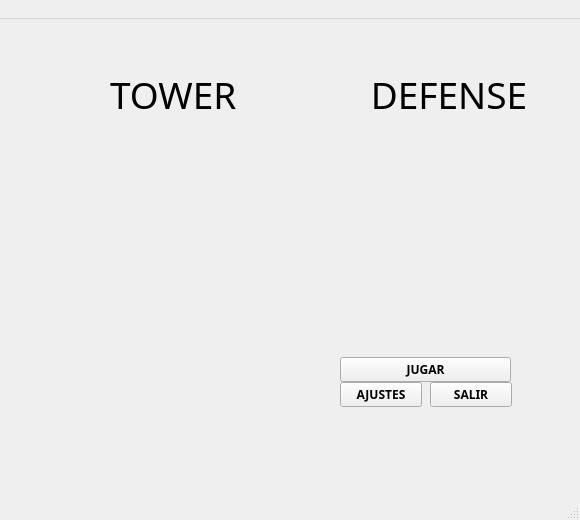
<?xml version="1.0" encoding="UTF-8"?>
<ui version="4.0">
 <class>TowerDefenseMainMenu</class>
 <widget class="QMainWindow" name="TowerDefenseMainMenu">
  <property name="geometry">
   <rect>
    <x>0</x>
    <y>0</y>
    <width>580</width>
    <height>520</height>
   </rect>
  </property>
  <property name="windowTitle">
   <string>MainWindow</string>
  </property>
  <widget class="QWidget" name="centralwidget">
   <widget class="QLabel" name="fondoprincipal">
    <property name="geometry">
     <rect>
      <x>-4</x>
      <y>-8</y>
      <width>581</width>
      <height>481</height>
     </rect>
    </property>
    <property name="styleSheet">
     <string notr="true">background-image: url(:/images/main_background.jpg);</string>
    </property>
    <property name="text">
     <string/>
    </property>
   </widget>
   <widget class="QWidget" name="horizontalLayoutWidget_2">
    <property name="geometry">
     <rect>
      <x>340</x>
      <y>360</y>
      <width>82</width>
      <height>31</height>
     </rect>
    </property>
    <layout class="QHBoxLayout" name="horizontalLayout_2">
     <item>
      <widget class="QPushButton" name="ajustes_button">
       <property name="font">
        <font>
         <family>Century Gothic</family>
         <weight>75</weight>
         <bold>true</bold>
        </font>
       </property>
       <property name="text">
        <string>AJUSTES</string>
       </property>
      </widget>
     </item>
    </layout>
   </widget>
   <widget class="QWidget" name="horizontalLayoutWidget_4">
    <property name="geometry">
     <rect>
      <x>430</x>
      <y>360</y>
      <width>82</width>
      <height>31</height>
     </rect>
    </property>
    <layout class="QHBoxLayout" name="horizontalLayout_4">
     <item>
      <widget class="QPushButton" name="salir_button">
       <property name="font">
        <font>
         <family>Century Gothic</family>
         <weight>75</weight>
         <bold>true</bold>
        </font>
       </property>
       <property name="text">
        <string>SALIR</string>
       </property>
      </widget>
     </item>
    </layout>
   </widget>
   <widget class="QWidget" name="horizontalLayoutWidget_5">
    <property name="geometry">
     <rect>
      <x>340</x>
      <y>330</y>
      <width>171</width>
      <height>41</height>
     </rect>
    </property>
    <layout class="QHBoxLayout" name="horizontalLayout_5">
     <item>
      <widget class="QPushButton" name="jugar_button">
       <property name="font">
        <font>
         <family>Century Gothic</family>
         <weight>75</weight>
         <bold>true</bold>
        </font>
       </property>
       <property name="text">
        <string>JUGAR</string>
       </property>
      </widget>
     </item>
    </layout>
   </widget>
   <widget class="QLabel" name="tituloprincipal">
    <property name="geometry">
     <rect>
      <x>110</x>
      <y>40</y>
      <width>421</width>
      <height>71</height>
     </rect>
    </property>
    <property name="font">
     <font>
      <family>Algerian</family>
      <pointsize>28</pointsize>
     </font>
    </property>
    <property name="frameShadow">
     <enum>QFrame::Sunken</enum>
    </property>
    <property name="lineWidth">
     <number>1</number>
    </property>
    <property name="text">
     <string>TOWER              DEFENSE</string>
    </property>
    <property name="textFormat">
     <enum>Qt::PlainText</enum>
    </property>
   </widget>
   <widget class="QLabel" name="logo_espadas">
    <property name="geometry">
     <rect>
      <x>230</x>
      <y>10</y>
      <width>131</width>
      <height>131</height>
     </rect>
    </property>
    <property name="styleSheet">
     <string notr="true">background-image: url(:/images/swords.png);</string>
    </property>
    <property name="text">
     <string/>
    </property>
   </widget>
   <zorder>fondoprincipal</zorder>
   <zorder>horizontalLayoutWidget_2</zorder>
   <zorder>horizontalLayoutWidget_4</zorder>
   <zorder>horizontalLayoutWidget_5</zorder>
   <zorder>logo_espadas</zorder>
   <zorder>tituloprincipal</zorder>
  </widget>
  <widget class="QMenuBar" name="menubar">
   <property name="geometry">
    <rect>
     <x>0</x>
     <y>0</y>
     <width>580</width>
     <height>20</height>
    </rect>
   </property>
   <widget class="QMenu" name="menuTOWER_DEFENSE_GAME">
    <property name="title">
     <string> </string>
    </property>
   </widget>
   <addaction name="menuTOWER_DEFENSE_GAME"/>
  </widget>
  <widget class="QStatusBar" name="statusbar"/>
 </widget>
 <resources>
  <include location="Resource_File_General.qrc"/>
 </resources>
 <connections/>
</ui>
